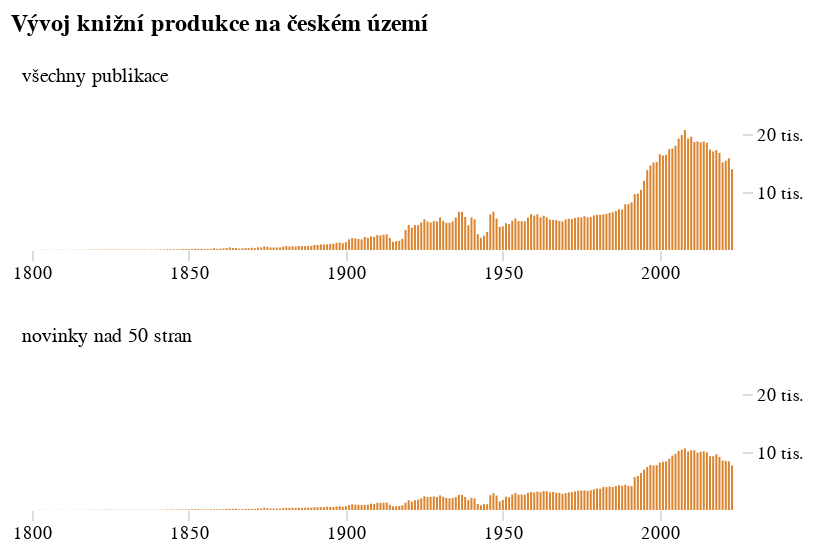

Notebook code for this chart:
### Code cell
vyvoj_produkce = alt.Chart(
    alt_friendly(do_grafu),
    title=alt.Title('Vývoj knižní produkce na českém území'),
    width=kredity['sirka'],
    height=kredity['vyska_nizkych'] * 1,
    autosize=alt.AutoSizeParams(
        type='pad',
        contains='padding')
).mark_bar(width=1, color='#DB842F').encode(
    alt.X('rok:T', title=None, axis=alt.Axis(tickCount=5)),
    alt.Y(
        'value:Q', 
        title=None, 
        axis=alt.Axis(orient='right', domainOpacity=0, tickColor='#DCDDD6', format='s', labelExpr='split(datum.label, "k")[0] + " tis."'), 
        scale=alt.Scale(domainMin=1)),
    alt.Row('variable:N', title=None, header=alt.Header(labelAngle=0, labelAlign='left', labelAnchor='start', labelOrient='top', labelFont='Asap'), sort=['všechny publikace','novinky nad 50 stran','podíl překladů'])
).resolve_scale(
    y='independent'
).configure_view(
    stroke='transparent'
).configure_axisX(
    grid=False, domain=False
).configure_axisY(
    grid=False, domain=False
).resolve_axis(
    x="independent",
    y="independent"
).resolve_scale(
    y="shared"
)

vyvoj_produkce

### Figure 1 — Vega-Lite specification as saved in the notebook (floating-point values rounded to 4 significant figures; data arrays with more than 128 entries replaced by an {"elided": "..."} marker saying what was removed)
{"config": {"title": {"font": "Noticia Text", "fontSize": 12, "anchor": "start", "lineHeight": 19, "fontWeight": "bolder", "subtitleFont": "Noticia Text", "subtitleFontSize": 10, "subtitleLineHeight": 15, "subtitlePadding": 10, "dy": -10}, "axis": {"labelFont": "Asap", "titleFont": "Asap", "fontWeight": "lighter", "titleFontWeight": "lighter", "labelFontSize": 9, "titleFontSize": 9, "labelPadding": 2, "titlePadding": 9, "domainOpacity": 0, "tickColor": "#DCDDD6"}, "legend": {"labelFont": "Asap", "labelFontWeight": "normal", "titleFont": "Asap", "titleFontWeight": "normal", "labelFontSize": 9, "titleFontSize": 9}, "axisX": {"domain": false, "grid": false}, "axisY": {"domain": false, "grid": false}, "view": {"stroke": "transparent"}}, "data": {"name": "data-3ab9d95b98663e4415bac39aa567b41d"}, "mark": {"type": "bar", "color": "#DB842F", "width": 1}, "autosize": {"contains": "padding", "type": "pad"}, "encoding": {"row": {"field": "variable", "header": {"labelAlign": "left", "labelAnchor": "start", "labelAngle": 0, "labelFont": "Asap", "labelOrient": "top"}, "sort": ["všechny publikace", "novinky nad 50 stran", "podíl překladů"], "title": null, "type": "nominal"}, "x": {"axis": {"tickCount": 5}, "field": "rok", "title": null, "type": "temporal"}, "y": {"axis": {"domainOpacity": 0, "format": "s", "labelExpr": "split(datum.label, \"k\")[0] + \" tis.\"", "orient": "right", "tickColor": "#DCDDD6"}, "field": "value", "scale": {"domainMin": 1}, "title": null, "type": "quantitative"}}, "height": 60, "resolve": {"axis": {"x": "independent", "y": "independent"}, "scale": {"y": "shared"}}, "title": {"text": "Vývoj knižní produkce na českém území"}, "width": 360, "$schema": "https://vega.github.io/schema/vega-lite/v5.8.0.json", "datasets": {"data-3ab9d95b98663e4415bac39aa567b41d": {"elided": "448 records"}}}
